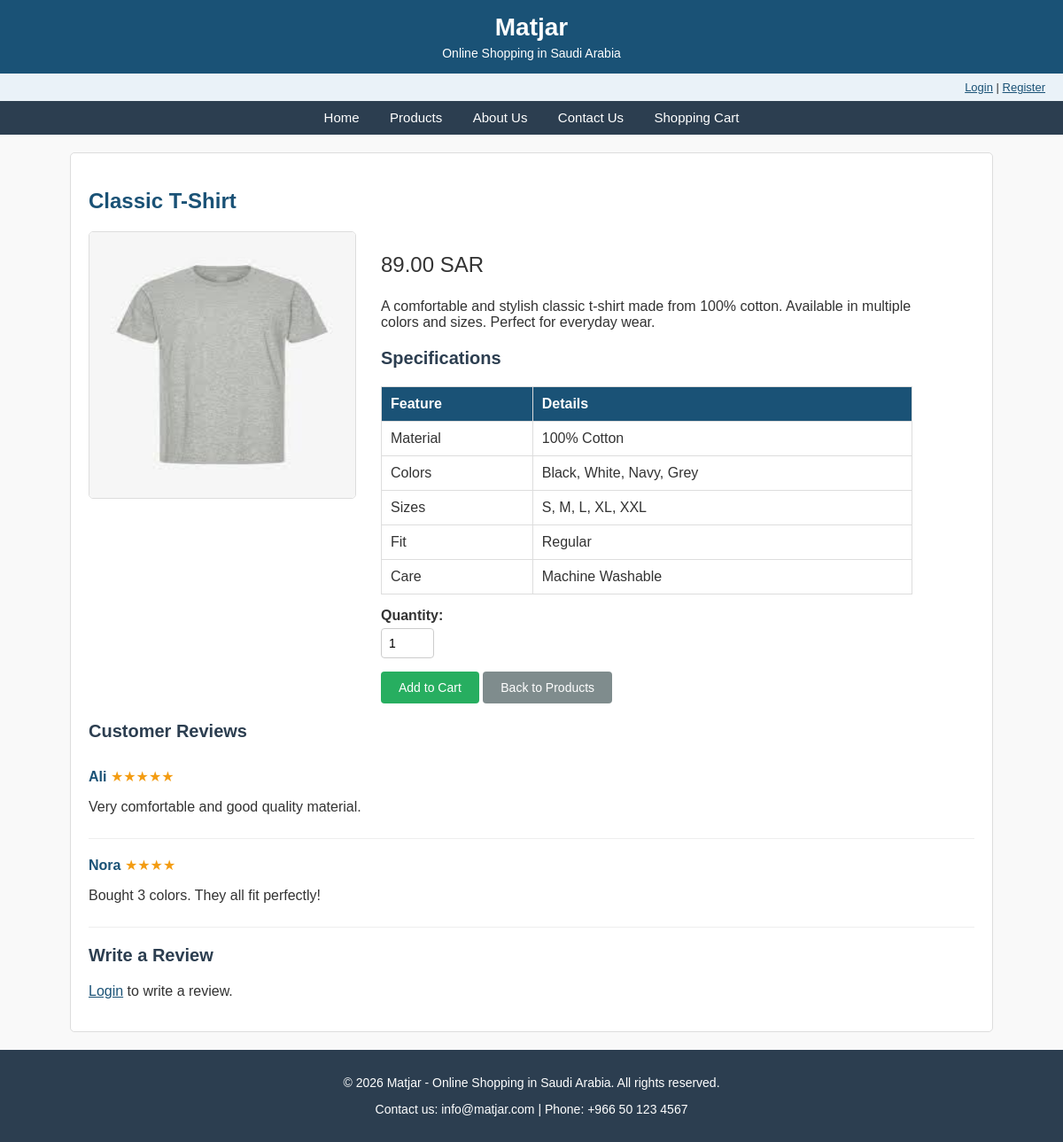
Page /product_detail.php?id=3 on the committed database.
### tables this page shows
CREATE TABLE IF NOT EXISTS products (
    product_id INT AUTO_INCREMENT PRIMARY KEY,
    name VARCHAR(100) NOT NULL,
    category VARCHAR(50) NOT NULL,
    price DECIMAL(10,2) NOT NULL,
    description TEXT,
    image VARCHAR(100),
    specs TEXT
);

CREATE TABLE IF NOT EXISTS reviews (
    review_id INT AUTO_INCREMENT PRIMARY KEY,
    product_id INT,
    customer_name VARCHAR(100),
    rating INT,
    comment TEXT,
    review_date DATETIME DEFAULT CURRENT_TIMESTAMP
);

### dbcm.php (called while the page is built, shortened)
<?php
function h($text) {
    return htmlspecialchars((string)$text, ENT_QUOTES, 'UTF-8');
}
?>

### product_detail.php (the view, shortened to what this page needs)
<?php
include 'dbcm.php';
$product_id = (int)($_GET['id'] ?? 0);
$stmt = $conn->prepare("SELECT * FROM products WHERE product_id = ?");
$stmt->bind_param("i", $product_id);
$stmt->execute();
$product = $stmt->get_result()->fetch_assoc();
?>
<!DOCTYPE html>
<html lang="en">
<head>
    <link rel="stylesheet" type="text/css" href="style.css">
</head>
<body>
    <header>
        <h1>Matjar</h1>
        <p>Online Shopping in Saudi Arabia</p>
    </header>
    <div class="user-bar">
        <?php
        if (isset($_SESSION['user'])) {
            echo "Welcome, " . h($_SESSION['user_name']) . " | ";
            echo "<a href='logout.php'>Logout</a>";
        } else {
            echo "<a href='login.php'>Login</a> | <a href='register.php'>Register</a>";
        }
        ?>
    </div>
    <nav>
        <a href="index.php">Home</a>
        <a href="products.php">Products</a>
        <a href="about.php">About Us</a>
        <a href="contact.php">Contact Us</a>
        <a href="cart.php">Shopping Cart</a>
    </nav>
    <div class="main-content">
        <h2><?php echo h($product['name']); ?></h2>
        <div class="product-detail">
            <div class="product-image">
                <img src="images/<?php echo h($product['image']); ?>" alt="<?php echo h($product['name']); ?>" width="300" height="300">
            </div>
            <div class="product-info">
                <p class="price" style="font-size: 24px;"><?php echo number_format($product['price'], 2); ?> SAR</p>
                <p><?php echo h($product['description']); ?></p>
                <h3>Specifications</h3>
                <table>
                    <thead>
                        <tr>
                            <th>Feature</th>
                            <th>Details</th>
                        </tr>
                    </thead>
                    <tbody>
                        <?php
                        $specs = explode(" | ", $product['specs']);
                        for ($i = 0; $i < count($specs); $i++) {
                            $parts = explode(": ", $specs[$i]);
                            if (count($parts) == 2) {
                                echo "<tr>";
                                echo "<td>" . h($parts[0]) . "</td>";
                                echo "<td>" . h($parts[1]) . "</td>";
                                echo "</tr>";
                            }
                        }
                        ?>
                    </tbody>
                </table>
                <div class="form-group">
                    <label for="quantity">Quantity:</label>
                    <input type="number" id="quantity" class="quantity-input" value="1" min="1" max="10">
                </div>
                <button class="btn" onclick="addToCart(<?php echo (int)$product['product_id']; ?>, <?php echo h(json_encode($product['name'])); ?>, <?php echo (float)$product['price']; ?>)">Add to Cart</button>
                <a href="products.php" class="btn" style="background-color: #7f8c8d;">Back to Products</a>
            </div>
        </div>
        <h3>Customer Reviews</h3>
        <?php
        $stmt_rev = $conn->prepare("SELECT * FROM reviews WHERE product_id = ? ORDER BY review_date DESC");
        $stmt_rev->bind_param("i", $product_id);
        $stmt_rev->execute();
        $reviews_result = $stmt_rev->get_result();
        if ($reviews_result->num_rows > 0) {
            while ($review = $reviews_result->fetch_assoc()) {
        ?>
            <div class="review-item">
                <strong><?php echo h($review['customer_name']); ?></strong>
                <span class="stars">
                    <?php
                    for ($s = 0; $s < $review['rating']; $s++) {
                        echo "&#9733;";
                    }
                    ?>
                </span>
                <p><?php echo h($review['comment']); ?></p>
            </div>
        <?php
            }
        } else {
            echo "<p>No reviews yet.</p>";
        }
        ?>
        <h3>Write a Review</h3>
        <?php
        if (isset($_SESSION['user'])) {
        ?>
        <form method="POST" action="add_review.php">
            <input type="hidden" name="product_id" value="<?php echo (int)$product_id; ?>">
            <div class="form-group">
                <label for="rating">Rating:</label>
                <select name="rating" id="rating">
                    <option value="5">5 Stars</option>
                    <option value="4">4 Stars</option>
                    <option value="3">3 Stars</option>
                    <option value="2">2 Stars</option>
                    <option value="1">1 Star</option>
                </select>
            </div>
            <div class="form-group">
                <label for="comment">Your Review:</label>
                <textarea name="comment" id="comment" rows="3" cols="50" placeholder="Write your review here..."></textarea>
            </div>
            <input type="submit" value="Submit Review">
        </form>
        <?php
        } else {
            echo "<p><a href='login.php'>Login</a> to write a review.</p>";
        }
        ?>
    </div>
    <footer>
        <p>&copy; 2026 Matjar - Online Shopping in Saudi Arabia. All rights reserved.</p>
        <p>Contact us: info@matjar.com | Phone: +966 50 123 4567</p>
    </footer>
</body>
</html>

### style.css (style rules this page uses)
body { font-family: Arial, sans-serif; font-size: 16px; margin: 0; padding: 0; background-color: #f9f9f9; color: #333333; }
header { background-color: #1a5276; color: white; padding: 15px 20px; text-align: center; }
header h1 { margin: 0; font-size: 28px; }
header p { margin: 5px 0 0 0; font-size: 14px; }
nav { background-color: #2c3e50; padding: 10px 0; text-align: center; }
nav a { color: white; text-decoration: none; padding: 10px 15px; font-size: 15px; }
.main-content { max-width: 1000px; margin: 20px auto; padding: 20px; background-color: white; border: 1px solid #dddddd; border-radius: 5px; }
footer { background-color: #2c3e50; color: white; text-align: center; padding: 15px; margin-top: 20px; font-size: 14px; }
h2 { color: #1a5276; font-size: 24px; }
h3 { color: #2c3e50; font-size: 20px; }
a { color: #1a5276; }
.btn { background-color: #27ae60; color: white; padding: 10px 20px; border: none; border-radius: 4px; cursor: pointer; font-size: 14px; text-decoration: none; display: inline-block; }
table { width: 100%; border-collapse: collapse; margin: 15px 0; }
th, td { border: 1px solid #dddddd; padding: 10px; text-align: left; }
th { background-color: #1a5276; color: white; }
.form-group { margin-bottom: 15px; }
label { display: block; margin-bottom: 5px; font-weight: bold; }
input[type="text"], input[type="email"], input[type="tel"], input[type="number"], input[type="password"], textarea, select { width: 100%; padding: 8px; border: 1px solid #cccccc; border-radius: 4px; font-size: 14px; box-sizing: border-box; }
.product-detail { overflow: hidden; }
.product-image { float: left; width: 300px; margin-right: 30px; }
.product-image img { width: 100%; border: 1px solid #dddddd; border-radius: 5px; }
.product-info { float: left; width: 600px; }
.review-item { border-bottom: 1px solid #eeeeee; padding: 10px 0; margin-bottom: 10px; }
.review-item strong { color: #1a5276; }
.stars { color: #f39c12; }
.quantity-input { width: 60px !important; }
.user-bar { background-color: #eaf2f8; padding: 8px 20px; text-align: right; font-size: 13px; }

### rows in the picture
products: name "Classic T-Shirt", image (picture), price "89.00", description "A comfortable and stylish classic t-shirt made from 100% cotton. Available in multiple colors and sizes. Perfect for everyday wear.", specs "Material", specs "100% Cotton", specs "Colors", specs "Black, White, Navy, Grey", specs "Sizes", specs "S, M, L, XL, XXL", specs "Fit", specs "Regular", specs "Care", specs "Machine Washable"
reviews: customer_name "Ali", comment "Very comfortable and good quality material."
reviews: customer_name "Nora", comment "Bought 3 colors. They all fit perfectly!"
